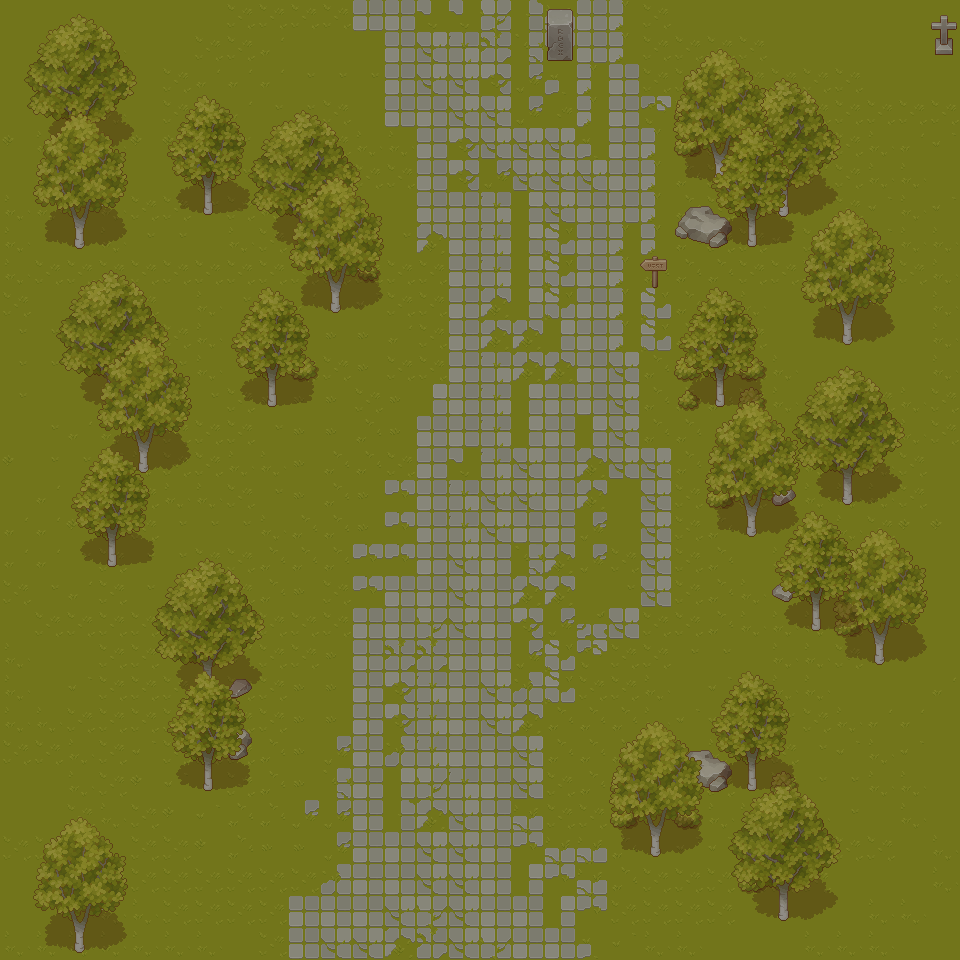

A level layout from a 2D game, rendered from its tile map. Below: a short description, then the map file with tile-grid data replaced by summaries:
An orthogonal 30x30 tile map with 32x32 px tiles, 7 tile layers (G_GRASS, A_BUSKE, A_STEN, A_Fuck ass sign, ...), 10 tilesets and 33 objects (SPAWN, EXIT_NORTH ).

<map version="1.10" tiledversion="1.12.1" orientation="orthogonal" renderorder="right-down" width="30" height="30" tilewidth="32" tileheight="32" infinite="0" nextlayerid="17" nextobjectid="49">
 <editorsettings>
  <export target="02.tmx" format="tmx" />
 </editorsettings>
 <tileset firstgid="1" source="TX Plant with Shadow.tsx" />
 <tileset firstgid="257" source="TX Props with Shadow.tsx" />
 <tileset firstgid="513" source="TX Plant.tsx" />
 <tileset firstgid="769" source="TX Props.tsx" />
 <tileset firstgid="1025" source="TX Shadow Plant.tsx" />
 <tileset firstgid="1281" source="TX Shadow.tsx" />
 <tileset firstgid="1537" source="TX Struct.tsx" />
 <tileset firstgid="1793" source="TX Tileset Grass.tsx" />
 <tileset firstgid="1857" source="TX Tileset Stone Ground.tsx" />
 <tileset firstgid="1921" source="TX Tileset Wall.tsx" />
 <layer id="3" name="G_GRASS" width="30" height="30" locked="1">
  <data>[900 cells, 900 non-empty, 30 distinct tile ids]</data>
 </layer>
 <layer id="10" name="A_BUSKE" width="30" height="30" locked="1">
  <data>[900 cells, 18 non-empty, 2 distinct tile ids]</data>
 </layer>
 <layer id="12" name="A_STEN" width="30" height="30" locked="1">
  <data>[900 cells, 19 non-empty, 10 distinct tile ids]</data>
 </layer>
 <layer id="11" name="A_Fuck ass sign" width="30" height="30" locked="1">
  <data>[900 cells, 1 non-empty, 1 distinct tile ids]</data>
 </layer>
 <layer id="7" name="A_TREE" width="30" height="30" locked="1">
  <data>[900 cells, 175 non-empty, 25 distinct tile ids]</data>
 </layer>
 <layer id="8" name="A_TREE2" width="30" height="30" locked="1">
  <data>[900 cells, 135 non-empty, 15 distinct tile ids]</data>
 </layer>
 <layer id="9" name="A_TREE3" width="30" height="30" locked="1">
  <data>[900 cells, 120 non-empty, 15 distinct tile ids]</data>
 </layer>
 <objectgroup id="13" name="SPAWN/EXIT" locked="1">
  <object id="6" name="SPAWN" x="416" y="865" width="63.5" height="30" />
  <object id="8" name="EXIT_NORTH " x="480" y="33" width="63" height="30" />
 </objectgroup>
 <objectgroup id="16" name="Collision">
  <object id="10" x="74.3333" y="924.333" width="10.3333" height="28.6667" />
  <object id="11" x="203.667" y="758.667" width="8.66667" height="32.3333" />
  <object id="12" x="203.667" y="667.333" width="7.66667" height="21.3333" />
  <object id="13" x="107.667" y="534.667" width="9" height="32.3333" />
  <object id="14" x="138.667" y="445.333" width="10" height="28" />
  <object id="15" x="267.333" y="375.667" width="9" height="31.6667" />
  <object id="16" x="108.333" y="381" width="5.66667" height="16" />
  <object id="17" x="72.6667" y="218" width="12.6667" height="29.6667" />
  <object id="18" x="202.667" y="183.667" width="10.6667" height="30" />
  <object id="19" x="329.667" y="283.667" width="11" height="22" />
  <object id="20" x="300.333" y="220.667" width="7" height="23.3333" />
  <object id="21" x="76.3333" y="124.333" width="5" height="19.3333" />
  <object id="22" x="778.667" y="886.667" width="10" height="33.3333" />
  <object id="23" x="650.333" y="824" width="11" height="32" />
  <object id="26" x="680.333" y="752" width="44.6667" height="39">
   <capsule />
  </object>
  <object id="27" x="746.333" y="752" width="11.3333" height="39" />
  <object id="28" x="873.333" y="633" width="12.6667" height="32" />
  <object id="29" x="810.333" y="592" width="10.3333" height="38" />
  <object id="30" x="773.667" y="583.333" width="16.6667" height="16.6667">
   <capsule />
  </object>
  <object id="31" x="744.667" y="505" width="13" height="29" />
  <object id="32" x="842.333" y="470.333" width="10" height="34.3333" />
  <object id="33" x="715.333" y="369" width="10" height="36.6667" />
  <object id="34" x="841.667" y="312.667" width="11.6667" height="31" />
  <object id="35" x="747" y="208.667" width="10.3333" height="38.3333" />
  <object id="39" x="678.667" y="207" width="48.3333" height="39">
   <ellipse />
  </object>
  <object id="40" x="713.333" y="153" width="12.6667" height="35.3333" />
  <object id="41" x="775.667" y="181" width="12.6667" height="35" />
  <object id="44" x="935.667" y="38" width="17" height="16" />
  <object id="45" x="547.667" y="40" width="23.6667" height="19.3333" />
  <object id="46" x="30.6667" y="-109.333" />
  <object id="47" x="652.182" y="279.273" width="6" height="8.90909" />
 </objectgroup>
</map>
